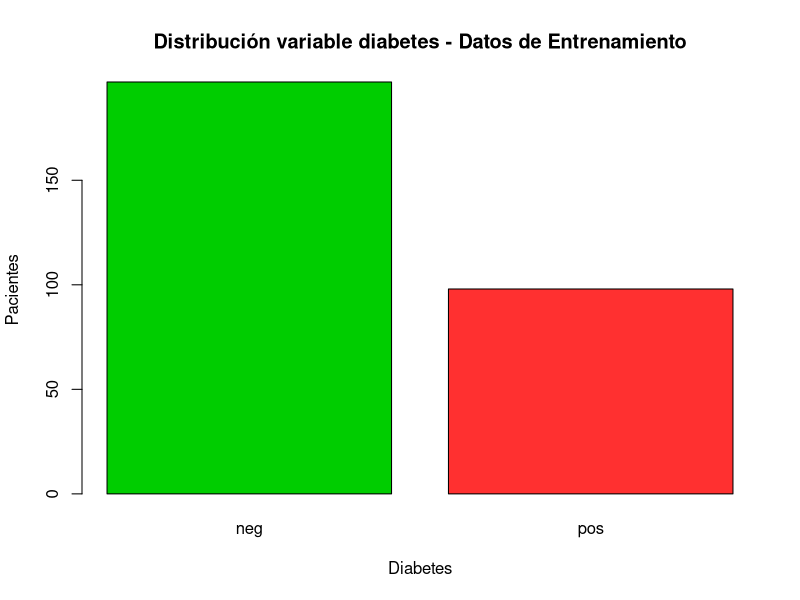

This chart was generated by the following R code: (Note: this script raises an error after producing the figure.)
###########################################################################
### Partición del conjunto de datos
###########################################################################
### Autor: Gonzalo Chacaltana
### Tema:  Estudio comparativo de modelos de clasificación para identificar 
###        pacientes con diabetes
###########################################################################

# Cargamos la base de datos
library(data.table)
dataset <- fread("datos/dataDiabetes.csv", header = T, verbose = FALSE, 
                 stringsAsFactors = TRUE, showProgress = TRUE)

# Separamos los conjuntos de entrenamiento (75) y validación (25)
# ------------------------------------------------------
library(caret)
set.seed(123)
index <- caret::createDataPartition(dataset$diabetes, p = 0.75, list = FALSE)
dataset_train <- dataset[index, ] # 285 observaciones
dataset_test <-  dataset[-index, ] # 97 observaciones

## Distribución variable riesgo - datos de entrenamiento

plot(dataset_train$diabetes, col=c("green3","firebrick1"), 
     main = "Distribución variable diabetes - Datos de Entrenamiento",
     xlab = "Diabetes", ylab = "Pacientes")

printTable(dataset_train$diabetes)

## Distribución variable riesgo - datos de prueba

plot(dataset_test$diabetes, col=c("green3","firebrick1"), 
     main = "Distribución variable diabetes - Datos de Prueba",
     xlab = "Diabetes", ylab = "Pacientes")

printTable(dataset_test$diabetes)


write.csv(dataset_train, "datos/diabetes_train.csv")
write.csv(dataset_test, "datos/diabetes_test.csv")